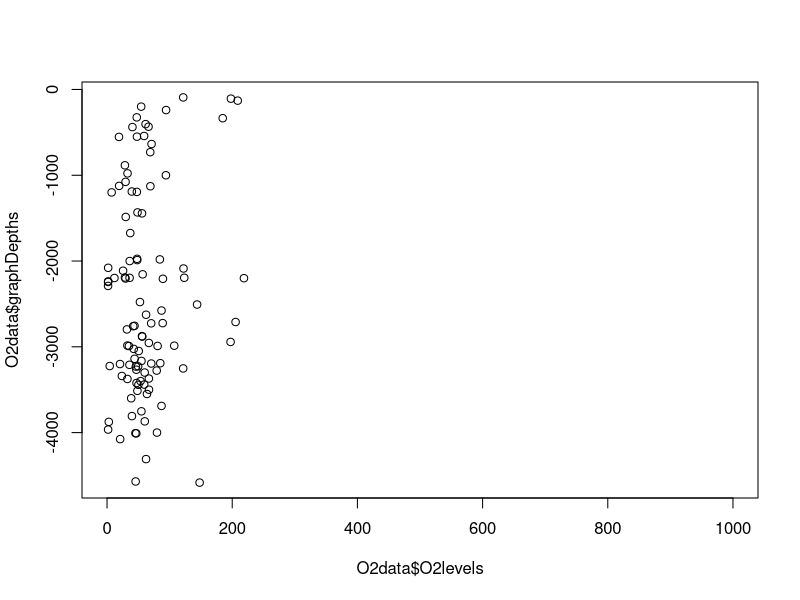

R code for this plot: (Note: this script raises an error after producing the figure.)
cruise <- read.csv(file = "TN278_CTD_Bottle.csv", header = T)

depths <- sort(unique(cruise$Bot..Depth..m.))
graphDepths <- depths * -1
ndepth <- length(depths)

#right now i am sorting by BOTTOM depth and subsetting all the nutrients by bottom depth and taking the average of measurements from a bottom depth
#but what I want to be doing is sorting it by PRESSURE and then subsetting each nutrient by their pressure and average


#O2
O2levels <- NULL
for(i in 1:ndepth) {
  O2s <- cruise[cruise$Bot..Depth..m. == depths[i],]$OXYGEN..umol.l.
  O2levels[i] <- mean(O2s, na.rm = T)
}
O2levels

O2data <- data.frame(graphDepths, O2levels)
O2data
plot(O2data$O2levels, O2data$graphDepths, xlim = c(0, 1000))

#O2 sal
O2levels <- NULL
for(i in 1:ndepthSal) {
  O2s <- cruise[cruise$SALINITY..PSU. == salDepths[i],]$OXYGEN..umol.l.
  O2levels[i] <- mean(O2s)
}
O2levels

O2data <- data.frame(graphDepthsSal, O2levels)
O2data
plot(O2data$O2levels, O2data$graphDepthsSal, xlim = c(0, 1000))

#NO3
NO3levels <- NULL
for(i in 1:ndepth) {
  NO3s <- cruise[cruise$Bot..Depth..m. == depths[i],]$NITRATE..umol.L.
  NO3levels[i] <- mean(NO3s, na.rm = T)
}
NO3levels

NO3data <- data.frame(graphDepths, NO3levels)
plot(NO3data$NO3levels, NO3data$graphDepths, xlim = c(0, 100))

#NO2
NO2levels <- NULL
for(i in 1:ndepth) {
  NO2s <- cruise[cruise$Bot..Depth..m. == depths[i],]$NITRITE..umol.L.
  NO2levels[i] <- mean(NO2s, na.rm = T)
}
NO2levels

NO2data <- data.frame(graphDepths, NO2levels)
plot(NO2data$NO2levels, NO2data$graphDepths, xlim = c(0, 10))

#PO4
PO4levels <- NULL
for(i in 1:ndepth) {
  PO4s <- cruise[cruise$Bot..Depth..m. == depths[i],]$PHOSPHATE..umol.L.
  PO4levels[i] <- mean(PO4s, na.rm = T)
}
PO4levels

PO4data <- data.frame(graphDepths, PO4levels)
plot(PO4data$PO4levels, PO4data$graphDepths, xlim = c(0, 10))

#NH4
NH4levels <- NULL
for(i in 1:ndepth) {
  NH4s <- cruise[cruise$Bot..Depth..m. == depths[i],]$AMMONIUM..umol.L.
  NH4levels[i] <- mean(NH4s, na.rm = T)
}
NH4levels

NH4data <- data.frame(graphDepths, NH4levels)
plot(NH4data$NH4levels, NH4data$graphDepths, xlim = c(0, 0.5))

#SiO4
SiO4levels <- NULL
for(i in 1:ndepth) {
  SiO4s <- cruise[cruise$Bot..Depth..m. == depths[i],]$SILICATE..umol.L.
  SiO4levels[i] <- mean(SiO4s, na.rm = T)
}
SiO4levels

SiO4data <- data.frame(graphDepths, SiO4levels)
plot(SiO4data$SiO4levels, SiO4data$graphDepths, xlim = c(0, 150))

##


#par
par(mfcol = c(1,7))
par(mar=c(1,1,1,1), oma=c(10,8,5,5))
plot(O2data$O2levels, O2data$graphDepths, xlim = c(0, 300), yaxs="i", col=1, pch=19, cex=0.2)
points(O2data$O2levels, O2data$graphDepths, col=1, pch=17, cex=1, lwd = 1.5)
mtext(text="Depth (m)", side=2, line=2.9, cex = 1.2)
mtext(text="[O2] umol", side=1, line=2.9, cex = 1.2)

plot(NO3data$NO3levels, NO3data$graphDepths, xlim = c(0, 50), yaxs="i", col=1, pch=19, cex=0.2, yaxt = 'n')
points(NO3data$NO3levels, NO3data$graphDepths, col=1, pch=17, cex=1, lwd = 1.5)
mtext(text="[NO3] umol", side=1, line=2.9, cex = 1.2)

plot(NO2data$NO2levels, NO2data$graphDepths, xlim = c(0, 10), yaxs="i", col=1, pch=19, cex=0.2, yaxt = 'n')
points(NO2data$NO2levels, NO2data$graphDepths, col=1, pch=17, cex=1, lwd = 1.5)
mtext(text="[NO2] umol", side=1, line=2.9, cex = 1.2)

plot(NH4data$NH4levels, NH4data$graphDepths, xlim = c(0, 2.5), yaxs="i", col=1, pch=19, cex=0.2, yaxt = 'n')
points(NH4data$NH4levels, NH4data$graphDepths, col=1, pch=17, cex=1, lwd = 1.5)
mtext(text="[NH4] umol", side=1, line=2.9, cex = 1.2)

plot(SiO4data$SiO4levels, SiO4data$graphDepths, xlim = c(0, 100), yaxs="i", col=1, pch=19, cex=0.2, yaxt = 'n')
points(SiO4data$SiO4levels, SiO4data$graphDepths, col=1, pch=17, cex=1, lwd = 1.5)
mtext(text="[SiO4] umol", side=1, line=2.9, cex = 1.2)

plot(PO4data$PO4levels, PO4data$graphDepths, xlim = c(0, 4), yaxs="i", col=1, pch=19, cex=0.2, yaxt = 'n')
points(PO4data$PO4levels, PO4data$graphDepths, col=1, pch=17, cex=1, lwd = 1.5)
mtext(text="[PO4] umol", side=1, line=2.9, cex = 1.2)

title("Element Depth Profiles", outer=TRUE, cex.main = 2.5, line = 1.5)

graphics.off()






newO2levels <- c(mean(O2data[O2data$graphDepths < 0 & O2data$graphDepths >= -200.0,]$O2levels), mean(O2data[O2data$graphDepths < -200.0 & O2data$graphDepths >= -400.0,]$O2levels), mean(O2data[O2data$graphDepths < -400.0 & O2data$graphDepths >= -600.0,]$O2levels), mean(O2data[O2data$graphDepths < -600.0 & O2data$graphDepths >= -800.0,]$O2levels), mean(O2data[O2data$graphDepths < -800.0 & O2data$graphDepths >= -1000.0,]$O2levels), mean(O2data[O2data$graphDepths < -1000.0 & O2data$graphDepths >= -1200.0,]$O2levels), mean(O2data[O2data$graphDepths < -1200.0 & O2data$graphDepths >= -1400.0,]$O2levels), mean(O2data[O2data$graphDepths < -1400.0 & O2data$graphDepths >= -1600.0,]$O2levels), mean(O2data[O2data$graphDepths < -1600.0 & O2data$graphDepths >= -1800.0,]$O2levels), mean(O2data[O2data$graphDepths < -1800.0 & O2data$graphDepths >= -2000.0,]$O2levels), mean(O2data[O2data$graphDepths < -2000.0 & O2data$graphDepths >= -2200.0,]$O2levels), mean(O2data[O2data$graphDepths < -2200.0 & O2data$graphDepths >= -2400.0,]$O2levels), mean(O2data[O2data$graphDepths < -2400.0 & O2data$graphDepths >= -2600.0,]$O2levels), mean(O2data[O2data$graphDepths < -2600.0 & O2data$graphDepths >= -2800.0,]$O2levels), mean(O2data[O2data$graphDepths < -2800.0 & O2data$graphDepths >= -3000.0,]$O2levels), mean(O2data[O2data$graphDepths < -3000.0 & O2data$graphDepths >= -3200.0,]$O2levels), mean(O2data[O2data$graphDepths < -3200.0 & O2data$graphDepths >= -3400.0,]$O2levels), mean(O2data[O2data$graphDepths < -3400.0 & O2data$graphDepths >= -3600.0,]$O2levels), mean(O2data[O2data$graphDepths < -3600.0 & O2data$graphDepths >= -3800.0,]$O2levels), mean(O2data[O2data$graphDepths < -3800.0 & O2data$graphDepths >= -4000.0,]$O2levels), mean(O2data[O2data$graphDepths < -4000.0 & O2data$graphDepths >= -4200.0,]$O2levels), mean(O2data[O2data$graphDepths < -4200.0 & O2data$graphDepths >= -4400.0,]$O2levels), mean(O2data[O2data$graphDepths < -4400.0 & O2data$graphDepths >= -4600.0,]$O2levels))

newdepths <- seq(from = -100, to = -4500, by = -200)
newO2data <- data.frame(newdepths, newO2levels)
plot(newO2data$newO2levels, newO2data$newdepths, xlim = c(0,500))
